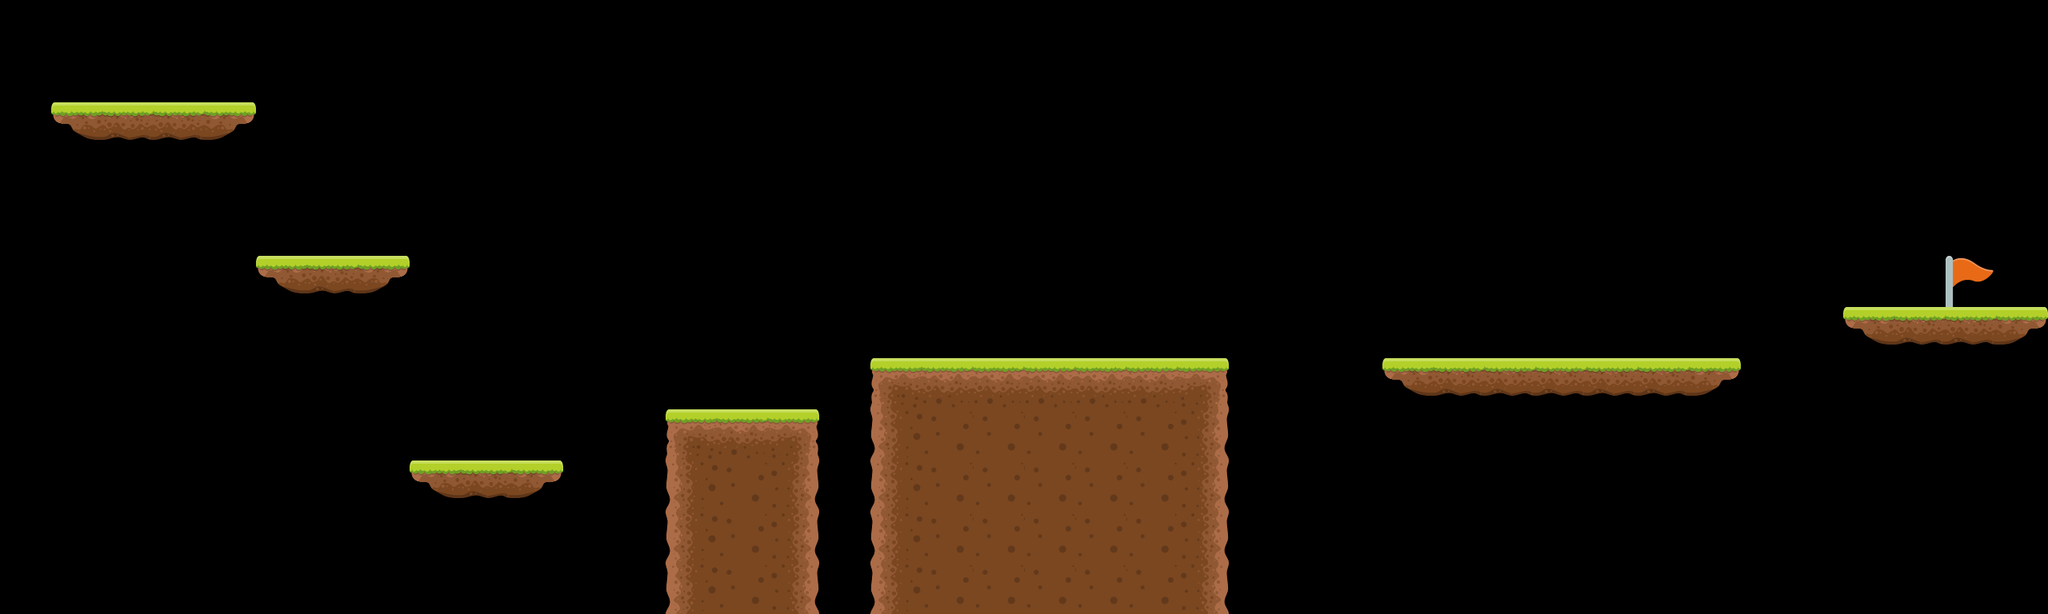

Below is a game level as drawn by its tile map, then a one-line description and the .tmx file that defines it, in full:
An orthogonal 40x12 tile map with 64x64 px tiles, 1 tile layer (Tile Layer 1), 2 tilesets and 10 objects.

<map version="1.5" tiledversion="1.7.1" orientation="orthogonal" renderorder="right-down" width="40" height="12" tilewidth="64" tileheight="64" infinite="0" nextlayerid="5" nextobjectid="25">
 <editorsettings>
  <export target="level2.lua" format="lua" />
 </editorsettings>
 <tileset firstgid="1" name="platformer" tilewidth="64" tileheight="64" tilecount="9" columns="3">
  <image source="tileset.png" width="192" height="192" />
 </tileset>
 <tileset firstgid="10" name="Flag" tilewidth="64" tileheight="64" tilecount="1" columns="1">
  <image source="flag.png" width="64" height="64" />
 </tileset>
 <layer id="1" name="Tile Layer 1" width="40" height="12">
  <data encoding="csv">
0,0,0,0,0,0,0,0,0,0,0,0,0,0,0,0,0,0,0,0,0,0,0,0,0,0,0,0,0,0,0,0,0,0,0,0,0,0,0,0,
0,0,0,0,0,0,0,0,0,0,0,0,0,0,0,0,0,0,0,0,0,0,0,0,0,0,0,0,0,0,0,0,0,0,0,0,0,0,0,0,
0,7,8,8,9,0,0,0,0,0,0,0,0,0,0,0,0,0,0,0,0,0,0,0,0,0,0,0,0,0,0,0,0,0,0,0,0,0,0,0,
0,0,0,0,0,0,0,0,0,0,0,0,0,0,0,0,0,0,0,0,0,0,0,0,0,0,0,0,0,0,0,0,0,0,0,0,0,0,0,0,
0,0,0,0,0,0,0,0,0,0,0,0,0,0,0,0,0,0,0,0,0,0,0,0,0,0,0,0,0,0,0,0,0,0,0,0,0,0,0,0,
0,0,0,0,0,7,8,9,0,0,0,0,0,0,0,0,0,0,0,0,0,0,0,0,0,0,0,0,0,0,0,0,0,0,0,0,0,0,10,0,
0,0,0,0,0,0,0,0,0,0,0,0,0,0,0,0,0,0,0,0,0,0,0,0,0,0,0,0,0,0,0,0,0,0,0,0,7,8,8,9,
0,0,0,0,0,0,0,0,0,0,0,0,0,0,0,0,0,1,2,2,2,2,2,3,0,0,0,7,8,8,8,8,8,9,0,0,0,0,0,0,
0,0,0,0,0,0,0,0,0,0,0,0,0,1,2,3,0,4,5,5,5,5,5,6,0,0,0,0,0,0,0,0,0,0,0,0,0,0,0,0,
0,0,0,0,0,0,0,0,7,8,9,0,0,4,5,6,0,4,5,5,5,5,5,6,0,0,0,0,0,0,0,0,0,0,0,0,0,0,0,0,
0,0,0,0,0,0,0,0,0,0,0,0,0,4,5,6,0,4,5,5,5,5,5,6,0,0,0,0,0,0,0,0,0,0,0,0,0,0,0,0,
0,0,0,0,0,0,0,0,0,0,0,0,0,4,5,6,0,4,5,5,5,5,5,6,0,0,0,0,0,0,0,0,0,0,0,0,0,0,0,0
</data>
 </layer>
 <objectgroup id="4" name="Flag">
  <object id="24" x="2432" y="320" width="64" height="64" />
 </objectgroup>
 <objectgroup id="3" name="Enemies">
  <object id="22" x="1280" y="384" width="64" height="64" />
  <object id="23" x="1920" y="384" width="64" height="64" />
 </objectgroup>
 <objectgroup id="2" name="Platforms">
  <object id="13" x="64" y="128" width="256" height="64" />
  <object id="14" x="320" y="320" width="192" height="64" />
  <object id="15" x="512" y="576" width="192" height="64" />
  <object id="16" x="832" y="512" width="192" height="256" />
  <object id="17" x="1088" y="448" width="448" height="320" />
  <object id="18" x="1728" y="448" width="448" height="64" />
  <object id="19" x="2304" y="384" width="256" height="64" />
 </objectgroup>
</map>
